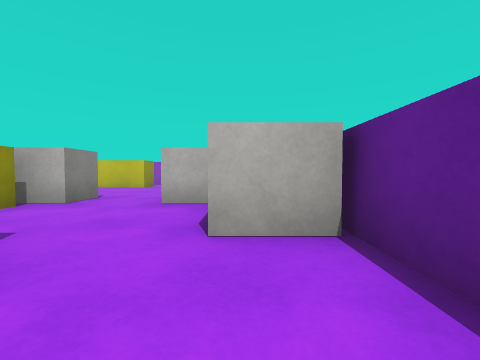
[1] (above)

16 first-person views from a walk through a Unity game level. The camera is 0.58 m above the floor, tilts 2° down and sees 90° across. The floor is counted in squares, 1 m on a side. Each view is taken from the middle of a square. On the plan, view 1 faces up. The plan holds only what a view shows up to about 9 squares ahead; the rest is blank. The player is left out. Surface patterns are stand-ins for the level's own textures.

[2]
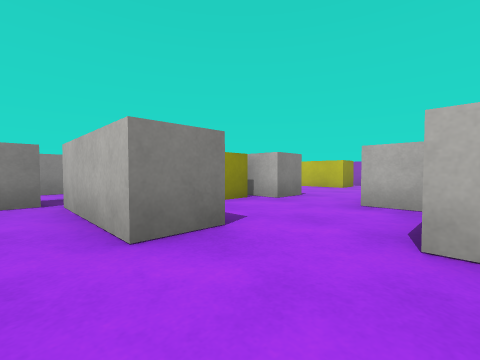

[3]
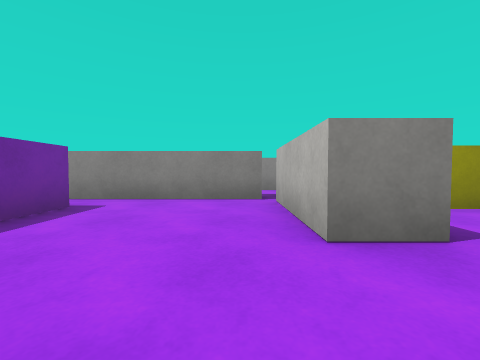

[4]
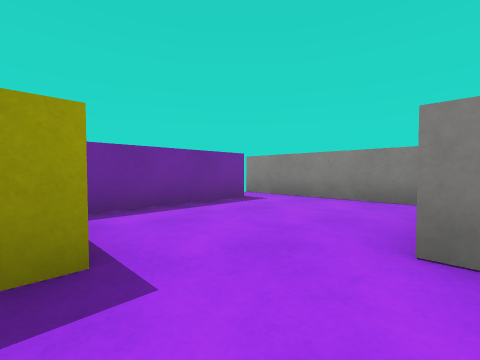

[5]
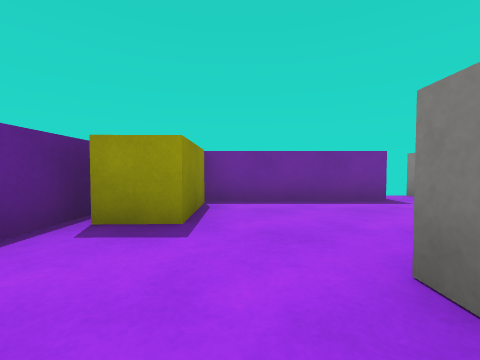

[6]
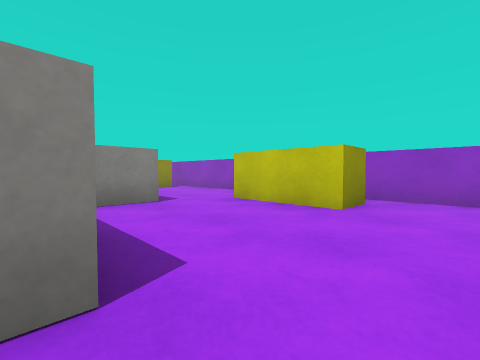

[7]
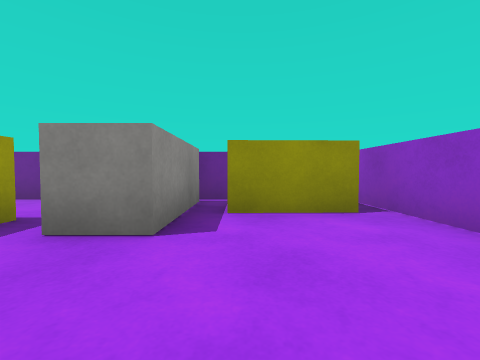

[8]
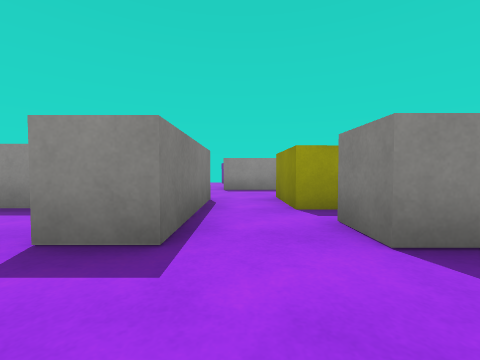

[9]
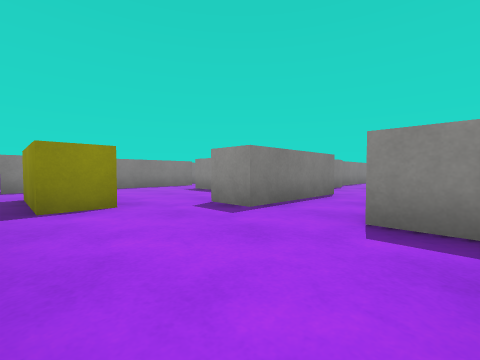

[10]
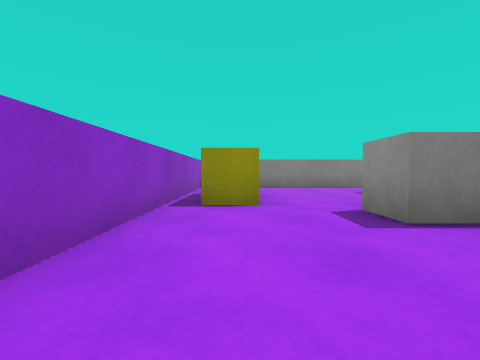

[11]
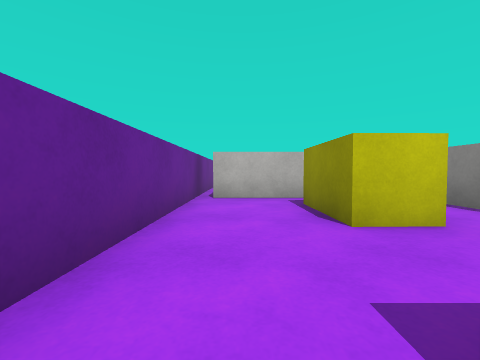

[12]
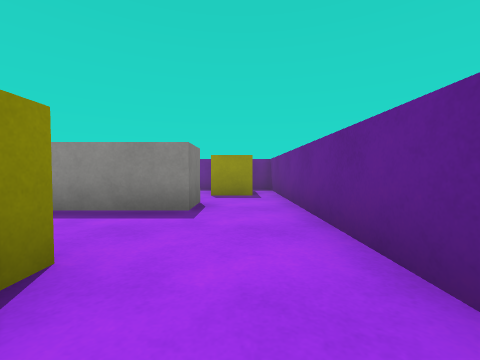

[13]
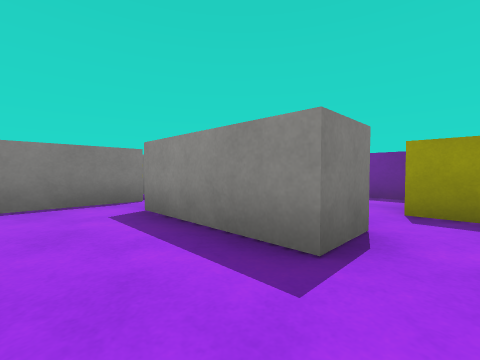

[14]
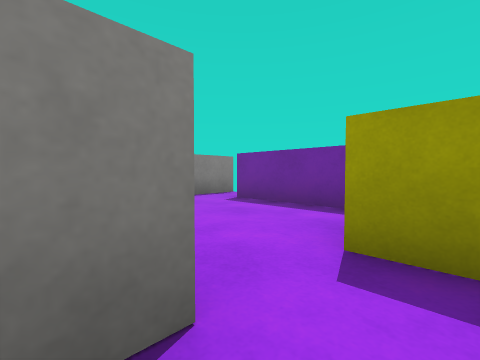

[15]
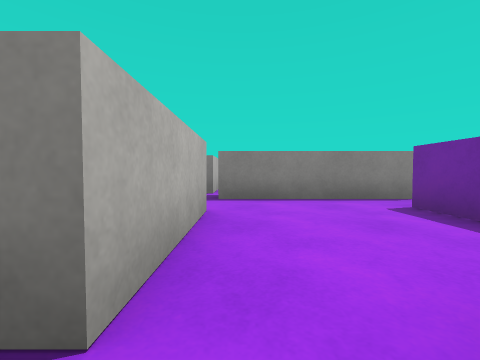

[16]
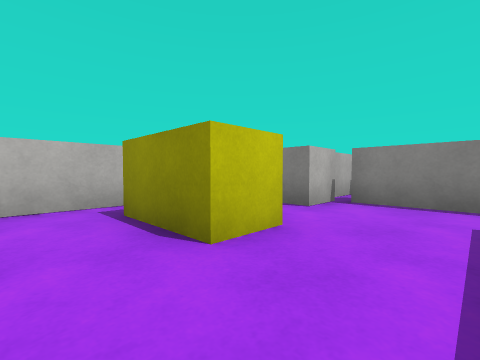

### Floor plan
Points are (right, up) in squares from view 1. A wall is a line through its corners. A room is listed if a view was taken in it or the views show most of it. See-through windows are left out.
Room 1 (views 1, 2, 3, 4)
walls: (-4, -2.8) (-0.3, -2.8); (-1.9, 1.8) (-1.9, 0.7) (-5, 0.7) (-5, -3.5); (1, -1.2) (1, 1.5)
ways out: opening at (-0.5, 1) to room 2
objects: yellow block (0, -2) to (0, -1)
Room 2 (views 5, 6)
walls: (-0.6, 4.3) (-1.4, 4.3) (-1.4, 5.5); (-3.1, 5.3) (-3.1, 4.4); (-4.7, 4.3) (-5.7, 4.3); (1, 1.5) (1, 2.5)
ways out: opening at (-0.5, 1) to room 1; opening at (-2.5, 5) to room 3
objects: yellow block (-5, 2) to (-4, 4); other object (0, 2) to (0, 4)
Room 3 (views 7, 8, 9, 10, 12, 13, 16)
walls: (-4.8, 5.3) (-3.1, 5.3); (-12, 9.9) (-12, 1.4); (-10.3, 1.5) (-7.5, 1.5); (-6.4, 1) (-6.4, 4) (-7.4, 4) (-7.4, 7.2) (-6.4, 7.2) (-6.4, 6); (-1.4, 5.5) (-1.4, 10); (-1.1, 10.4) (-11.5, 10.2)
ways out: opening at (-2.5, 5) to room 2; opening at (-11, 1) to room 4; opening at (-7, 1) to room 4
objects: other object (-11, 6) to (-9, 7); yellow block (-11, 8) to (-11, 9); yellow block (-10, 4) to (-9, 5); yellow block (-6, 9) to (-4, 9)
Room 4 (views 11, 14, 15)
walls: (-7.5, 1.5) (-7.5, 0.5) (-10.3, 0.5) (-10.3, 1.5); (-12, 1.4) (-12, -2.8) (-7, -2.8); (-6, -3.5) (-6, 0.5)
ways out: opening at (-11, 1) to room 3; opening at (-7, 1) to room 3
objects: yellow block (-11, -2) to (-11, -1)

Where each view was taken, in squares from view 1:
view 1: 0 up, 0 right, facing up
view 2: 0 up, 0 right, facing up-left
view 3: 0 up, 0 right, facing left
view 4: 1 up, 0 right, facing down-left
view 5: 2 up, 1 left, facing down
view 6: 5 up, 2 left, facing up-left
view 7: 8 up, 7 left, facing left
view 8: 9 up, 8 left, facing down
view 9: 10 up, 10 left, facing down-right
view 10: 9 up, 10 left, facing right
view 11: 1 up, 11 left, facing up
view 12: 5 up, 11 left, facing down
view 13: 3 up, 11 left, facing down-right
view 14: 1 up, 11 left, facing down-right
view 15: 0 up, 11 left, facing right
view 16: 2 up, 11 left, facing up-right
